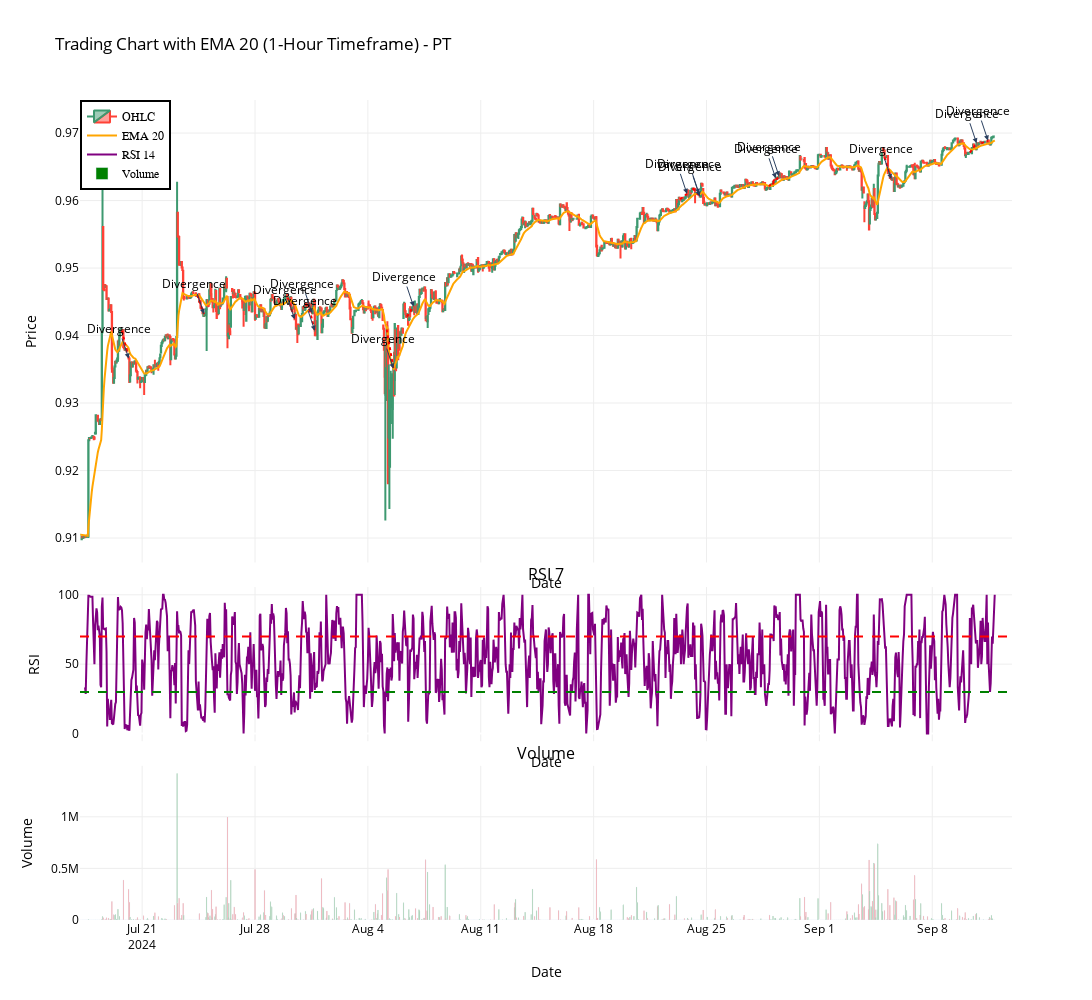
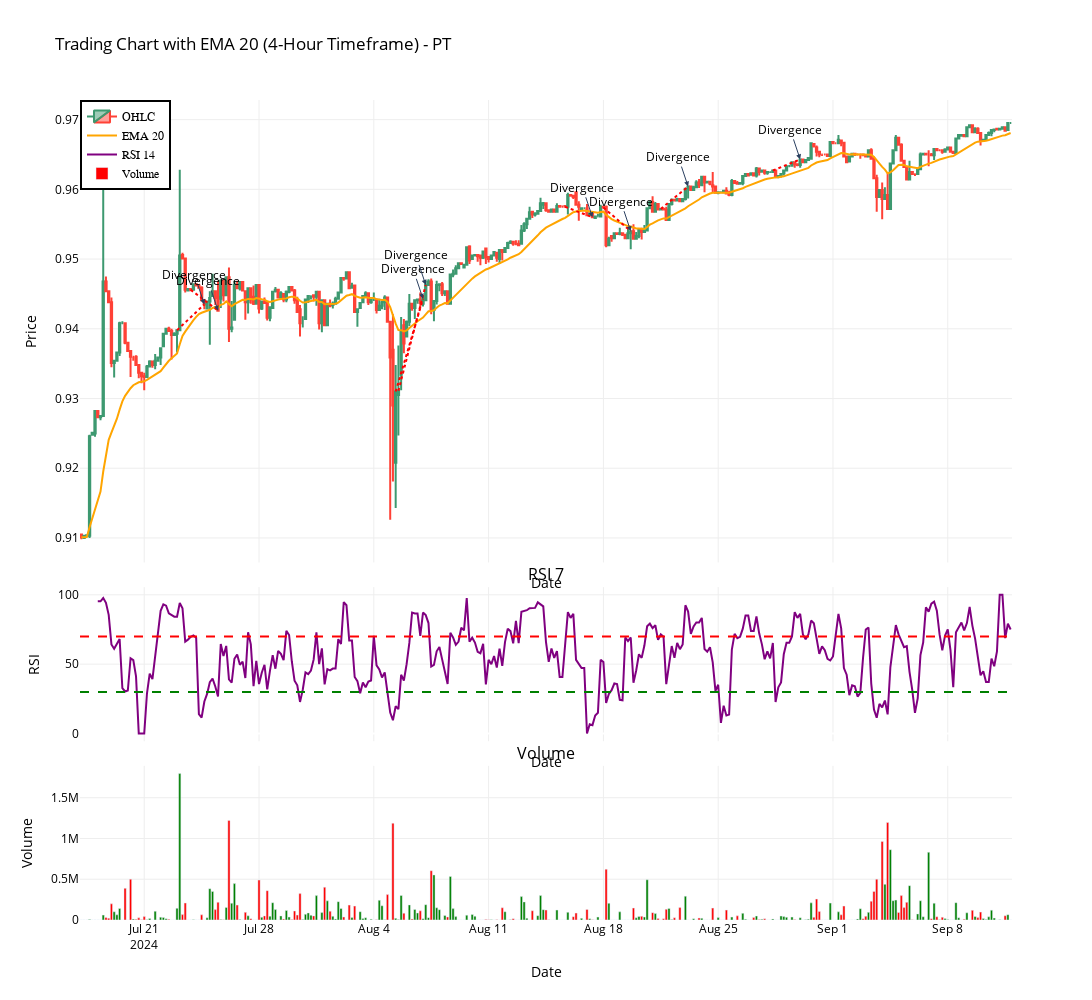
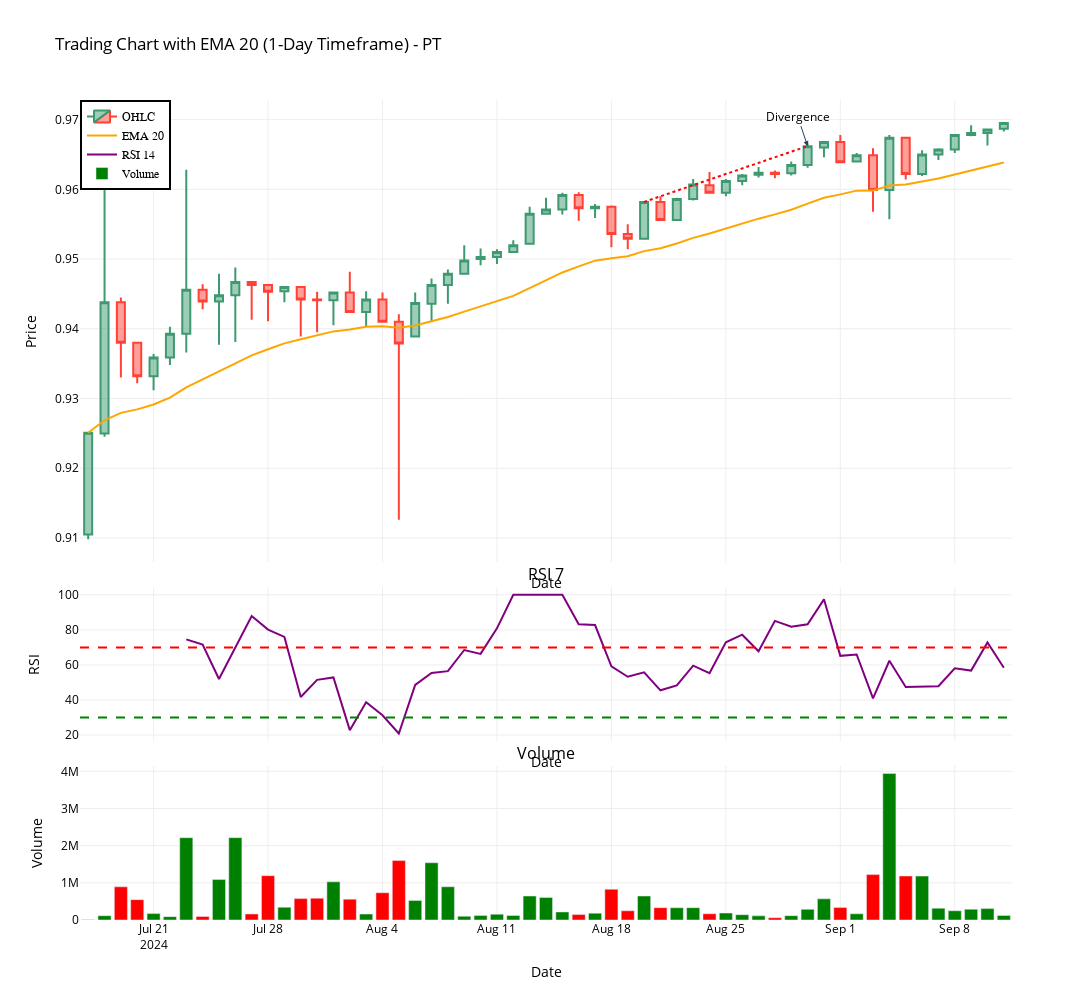

Write notebook code for charts like these, in order.
### Code cell
def calculate_ema(data, period = 20):
    return data.ewm(span=period, adjust=False).mean()

def calculate_rsi(data, period=7):
    delta = data.diff()
    gain = (delta.where(delta > 0, 0)).rolling(window=period).mean()
    loss = (-delta.where(delta < 0, 0)).rolling(window=period).mean()
    rs = gain / loss
    return 100 - (100 / (1 + rs))

def detect_divergence(price, rsi, window=5, forward_window=5):
    divergences = []
    for i in range(window, len(price) - forward_window):
        price_window = price[i-window:i+1]
        rsi_window = rsi[i-window:i+1]
        
        price_forward = price[i+2:i+1+forward_window]  # Start 2 periods later
        rsi_forward = rsi[i+2:i+1+forward_window]  # Start 2 periods later
        
        # Check if RSI is within the valid range (5 <= RSI <= 95)
        if 5 <= rsi_window.iloc[-1] <= 95:
            if price_window.iloc[-1] > price_window.iloc[:-1].max():  # New high in price
                if rsi_window.iloc[-1] <= rsi_window.iloc[:-1].max():  # Not a new high in RSI
                    if len(price_forward) >= 2 and price_forward.max() > price_window.iloc[-1]:  # Price continues to make new highs
                        if rsi_forward.max() <= rsi_window.iloc[-1]:  # RSI doesn't make new highs
                            if rsi_window.iloc[-1] > 65:  # RSI is above 65
                                divergences.append((i))
            
            elif price_window.iloc[-1] < price_window.iloc[:-1].min():  # New low in price
                if rsi_window.iloc[-1] >= rsi_window.iloc[:-1].min():  # Not a new low in RSI
                    if len(price_forward) >= 2 and price_forward.min() < price_window.iloc[-1]:  # Price continues to make new lows
                        if rsi_forward.min() >= rsi_window.iloc[-1]:  # RSI doesn't make new lows
                            if rsi_window.iloc[-1] < 35:  # RSI is below 35
                                divergences.append((i))
    
    return divergences
def create_chart(df, title):
    # Calculate EMA 20 and RSI 14
    df['EMA20'] = calculate_ema(df['Close'], 20)
    df['RSI7'] = calculate_rsi(df['Close'], 7)
    
    # Detect divergences
    divergences = detect_divergence(df['Close'], df['RSI7'])

    fig = make_subplots(rows=3, cols=1, shared_xaxes=True, 
                        vertical_spacing=0.03, subplot_titles=('', 'RSI 7', 'Volume'), 
                        row_heights=[0.6, 0.2, 0.2])

    # Add OHLC candlesticks
    fig.add_trace(go.Candlestick(
        x=df.index,
        open=df['Open'],
        high=df['High'],
        low=df['Low'],
        close=df['Close'],
        name='OHLC'
    ), row=1, col=1)

    # Add EMA 20
    fig.add_trace(go.Scatter(
        x=df.index,
        y=df['EMA20'],
        line=dict(color='orange', width=2),
        name='EMA 20'
    ), row=1, col=1)

    # Add RSI 14
    fig.add_trace(go.Scatter(
        x=df.index,
        y=df['RSI7'],
        line=dict(color='purple', width=2),
        name='RSI 14'
    ), row=2, col=1)

    # Add RSI overbought/oversold lines
    fig.add_hline(y=70, line_dash="dash", line_color="red", row=2, col=1)
    fig.add_hline(y=30, line_dash="dash", line_color="green", row=2, col=1)

    # Add volume bars
    colors = ['red' if row['Open'] > row['Close'] else 'green' for index, row in df.iterrows()]
    fig.add_trace(go.Bar(
        x=df.index, 
        y=df['Volume'],
        marker_color=colors,
        name='Volume'
    ), row=3, col=1)

    # Add divergence markers
    for div in divergences:
        fig.add_shape(
            type="line",
            x0=df.index[div-10], y0=df['Close'].iloc[div-10],
            x1=df.index[div], y1=df['Close'].iloc[div],
            line=dict(color="red", width=2, dash="dot"),
            row=1, col=1
        )
        fig.add_annotation(
            x=df.index[div], y=df['Close'].iloc[div],
            text="Divergence",
            showarrow=True,
            arrowhead=2,
            row=1, col=1
        )

    # Update layout
    fig.update_layout(
        title=title,
        height=1000,
        width=1200,
        showlegend=True,
        paper_bgcolor='white',
        plot_bgcolor='white',
        font=dict(color='black'),
        xaxis=dict(
            title='Date',
            gridcolor='#EEEEEE',
            rangeslider=dict(visible=False)
        ),
        xaxis2=dict(
            title='Date',
            gridcolor='#EEEEEE'
        ),
        xaxis3=dict(
            title='Date',
            gridcolor='#EEEEEE'
        ),
        legend=dict(
            x=0,
            y=1,
            traceorder="normal",
            font=dict(
                family="sans-serif",
                size=12,
                color="black"
            ),
            bgcolor="white",
            bordercolor="black",
            borderwidth=2
        )
    )

    fig.update_yaxes(title_text='Price', row=1, col=1, gridcolor='#EEEEEE')
    fig.update_yaxes(title_text='RSI', row=2, col=1, gridcolor='#EEEEEE')
    fig.update_yaxes(title_text='Volume', row=3, col=1, gridcolor='#EEEEEE')

    return fig

def resample_to_daily(df):
    """Resample the DataFrame to daily timeframe."""
    return df.resample('1D').agg({
        'Open': 'first',
        'High': 'max',
        'Low': 'min',
        'Close': 'last',
        'Volume': 'sum'
    })

def resample_to_4h(df):
    """Resample the DataFrame to daily timeframe."""
    return df.resample('4H').agg({
        'Open': 'first',
        'High': 'max',
        'Low': 'min',
        'Close': 'last',
        'Volume': 'sum'
    })

def create_and_save_charts(df, base_filename):
    """Create and save both 1-hour and 1-day charts."""
    # Prepare the DataFrame
    df = prepare_dataframe(df)

    # Create 1-hour timeframe chart with EMA
    fig_1h = create_chart(df, f'Trading Chart with EMA 20 (1-Hour Timeframe) - {base_filename}')

    # Resample to 1-day timeframe
    df_1d = resample_to_daily(df)

    # Resample to 1-day timeframe
    df_4h = resample_to_4h(df)

    # Create 1-day timeframe chart with EMA
    fig_1d = create_chart(df_1d, f'Trading Chart with EMA 20 (1-Day Timeframe) - {base_filename}')

    # Create 4-hour timeframe chart with EMA
    fig_4h = create_chart(df_4h, f'Trading Chart with EMA 20 (4-Hour Timeframe) - {base_filename}')

    # Show both charts
    fig_1h.show()
    fig_4h.show()
    fig_1d.show()
    # Save the charts to HTML files
    fig_1h.write_html(f"trading_chart_with_ema20_1h_{base_filename}.html")
    fig_1d.write_html(f"trading_chart_with_ema20_1d_{base_filename}.html")
    fig_4h.write_html(f"trading_chart_with_ema20_4h_{base_filename}.html")
    print(f"Charts saved as 'trading_chart_with_ema20_1h_{base_filename}.html' and 'trading_chart_with_ema20_1d_{base_filename}.html'.")

create_and_save_charts(df, "PT")

### Figure 1 — Plotly figure (JSON) as saved in the notebook; plotly's stock layout.template omitted (floating-point values rounded to 4 significant figures; data arrays with more than 128 entries replaced by an {"elided": "..."} marker saying what was removed)
{"data": [{"close": {"elided": "1361 float values"}, "high": {"elided": "1361 float values"}, "low": {"elided": "1361 float values"}, "name": "OHLC", "open": {"elided": "1361 float values"}, "type": "candlestick", "x": {"elided": "1361 str values"}, "xaxis": "x", "yaxis": "y"}, {"line": {"color": "orange", "width": 2}, "name": "EMA 20", "type": "scatter", "x": {"elided": "1361 str values"}, "xaxis": "x", "y": {"elided": "1361 float values"}, "yaxis": "y"}, {"line": {"color": "purple", "width": 2}, "name": "RSI 14", "type": "scatter", "x": {"elided": "1361 str values"}, "xaxis": "x2", "y": {"elided": "1361 float values"}, "yaxis": "y2"}, {"marker": {"color": {"elided": "1361 str values"}}, "name": "Volume", "type": "bar", "x": {"elided": "1361 str values"}, "xaxis": "x3", "y": {"elided": "1361 float values"}, "yaxis": "y3"}], "layout": {"annotations": [{"font": {"size": 16}, "showarrow": false, "text": "RSI 7", "x": 0.5, "xanchor": "center", "xref": "paper", "y": 0.406, "yanchor": "bottom", "yref": "paper"}, {"font": {"size": 16}, "showarrow": false, "text": "Volume", "x": 0.5, "xanchor": "center", "xref": "paper", "y": 0.188, "yanchor": "bottom", "yref": "paper"}, {"arrowhead": 2, "showarrow": true, "text": "Divergence", "x": "2024-07-20T04:00:00", "xref": "x", "y": 0.9366, "yref": "y"}, {"arrowhead": 2, "showarrow": true, "text": "Divergence", "x": "2024-07-24T20:00:00", "xref": "x", "y": 0.9432, "yref": "y"}, {"arrowhead": 2, "showarrow": true, "text": "Divergence", "x": "2024-07-30T11:00:00", "xref": "x", "y": 0.9424, "yref": "y"}, {"arrowhead": 2, "showarrow": true, "text": "Divergence", "x": "2024-07-31T13:00:00", "xref": "x", "y": 0.9433, "yref": "y"}, {"arrowhead": 2, "showarrow": true, "text": "Divergence", "x": "2024-07-31T17:00:00", "xref": "x", "y": 0.9407, "yref": "y"}, {"arrowhead": 2, "showarrow": true, "text": "Divergence", "x": "2024-08-05T14:00:00", "xref": "x", "y": 0.9351, "yref": "y"}, {"arrowhead": 2, "showarrow": true, "text": "Divergence", "x": "2024-08-06T20:00:00", "xref": "x", "y": 0.9443, "yref": "y"}, {"arrowhead": 2, "showarrow": true, "text": "Divergence", "x": "2024-08-23T19:00:00", "xref": "x", "y": 0.961, "yref": "y"}, {"arrowhead": 2, "showarrow": true, "text": "Divergence", "x": "2024-08-24T13:00:00", "xref": "x", "y": 0.961, "yref": "y"}, {"arrowhead": 2, "showarrow": true, "text": "Divergence", "x": "2024-08-24T14:00:00", "xref": "x", "y": 0.9606, "yref": "y"}, {"arrowhead": 2, "showarrow": true, "text": "Divergence", "x": "2024-08-29T07:00:00", "xref": "x", "y": 0.9633, "yref": "y"}, {"arrowhead": 2, "showarrow": true, "text": "Divergence", "x": "2024-08-29T12:00:00", "xref": "x", "y": 0.9636, "yref": "y"}, {"arrowhead": 2, "showarrow": true, "text": "Divergence", "x": "2024-09-05T11:00:00", "xref": "x", "y": 0.9632, "yref": "y"}, {"arrowhead": 2, "showarrow": true, "text": "Divergence", "x": "2024-09-10T18:00:00", "xref": "x", "y": 0.9685, "yref": "y"}, {"arrowhead": 2, "showarrow": true, "text": "Divergence", "x": "2024-09-11T11:00:00", "xref": "x", "y": 0.9689, "yref": "y"}], "font": {"color": "black"}, "height": 1000, "legend": {"bgcolor": "white", "bordercolor": "black", "borderwidth": 2, "font": {"color": "black", "family": "sans-serif", "size": 12}, "traceorder": "normal", "x": 0, "y": 1}, "paper_bgcolor": "white", "plot_bgcolor": "white", "shapes": [{"line": {"color": "red", "dash": "dash"}, "type": "line", "x0": 0, "x1": 1, "xref": "x2 domain", "y0": 70, "y1": 70, "yref": "y2"}, {"line": {"color": "green", "dash": "dash"}, "type": "line", "x0": 0, "x1": 1, "xref": "x2 domain", "y0": 30, "y1": 30, "yref": "y2"}, {"line": {"color": "red", "dash": "dot", "width": 2}, "type": "line", "x0": "2024-07-19T18:00:00", "x1": "2024-07-20T04:00:00", "xref": "x", "y0": 0.9407, "y1": 0.9366, "yref": "y"}, {"line": {"color": "red", "dash": "dot", "width": 2}, "type": "line", "x0": "2024-07-24T10:00:00", "x1": "2024-07-24T20:00:00", "xref": "x", "y0": 0.946, "y1": 0.9432, "yref": "y"}, {"line": {"color": "red", "dash": "dot", "width": 2}, "type": "line", "x0": "2024-07-30T01:00:00", "x1": "2024-07-30T11:00:00", "xref": "x", "y0": 0.9456, "y1": 0.9424, "yref": "y"}, {"line": {"color": "red", "dash": "dot", "width": 2}, "type": "line", "x0": "2024-07-31T03:00:00", "x1": "2024-07-31T13:00:00", "xref": "x", "y0": 0.9447, "y1": 0.9433, "yref": "y"}, {"line": {"color": "red", "dash": "dot", "width": 2}, "type": "line", "x0": "2024-07-31T07:00:00", "x1": "2024-07-31T17:00:00", "xref": "x", "y0": 0.9447, "y1": 0.9407, "yref": "y"}, {"line": {"color": "red", "dash": "dot", "width": 2}, "type": "line", "x0": "2024-08-05T04:00:00", "x1": "2024-08-05T14:00:00", "xref": "x", "y0": 0.9409, "y1": 0.9351, "yref": "y"}, {"line": {"color": "red", "dash": "dot", "width": 2}, "type": "line", "x0": "2024-08-06T10:00:00", "x1": "2024-08-06T20:00:00", "xref": "x", "y0": 0.9428, "y1": 0.9443, "yref": "y"}, {"line": {"color": "red", "dash": "dot", "width": 2}, "type": "line", "x0": "2024-08-23T09:00:00", "x1": "2024-08-23T19:00:00", "xref": "x", "y0": 0.9602, "y1": 0.961, "yref": "y"}, {"line": {"color": "red", "dash": "dot", "width": 2}, "type": "line", "x0": "2024-08-24T03:00:00", "x1": "2024-08-24T13:00:00", "xref": "x", "y0": 0.9618, "y1": 0.961, "yref": "y"}, {"line": {"color": "red", "dash": "dot", "width": 2}, "type": "line", "x0": "2024-08-24T04:00:00", "x1": "2024-08-24T14:00:00", "xref": "x", "y0": 0.9618, "y1": 0.9606, "yref": "y"}, {"line": {"color": "red", "dash": "dot", "width": 2}, "type": "line", "x0": "2024-08-28T21:00:00", "x1": "2024-08-29T07:00:00", "xref": "x", "y0": 0.9621, "y1": 0.9633, "yref": "y"}, {"line": {"color": "red", "dash": "dot", "width": 2}, "type": "line", "x0": "2024-08-29T02:00:00", "x1": "2024-08-29T12:00:00", "xref": "x", "y0": 0.9624, "y1": 0.9636, "yref": "y"}, {"line": {"color": "red", "dash": "dot", "width": 2}, "type": "line", "x0": "2024-09-05T01:00:00", "x1": "2024-09-05T11:00:00", "xref": "x", "y0": 0.9664, "y1": 0.9632, "yref": "y"}, {"line": {"color": "red", "dash": "dot", "width": 2}, "type": "line", "x0": "2024-09-10T08:00:00", "x1": "2024-09-10T18:00:00", "xref": "x", "y0": 0.9671, "y1": 0.9685, "yref": "y"}, {"line": {"color": "red", "dash": "dot", "width": 2}, "type": "line", "x0": "2024-09-11T01:00:00", "x1": "2024-09-11T11:00:00", "xref": "x", "y0": 0.9685, "y1": 0.9689, "yref": "y"}], "showlegend": true, "title": {"text": "Trading Chart with EMA 20 (1-Hour Timeframe) - PT"}, "width": 1200, "xaxis": {"anchor": "y", "domain": [0, 1], "gridcolor": "#EEEEEE", "matches": "x3", "rangeslider": {"visible": false}, "showticklabels": false, "title": {"text": "Date"}}, "xaxis2": {"anchor": "y2", "domain": [0, 1], "gridcolor": "#EEEEEE", "matches": "x3", "showticklabels": false, "title": {"text": "Date"}}, "xaxis3": {"anchor": "y3", "domain": [0, 1], "gridcolor": "#EEEEEE", "title": {"text": "Date"}}, "yaxis": {"anchor": "x", "domain": [0.436, 1], "gridcolor": "#EEEEEE", "title": {"text": "Price"}}, "yaxis2": {"anchor": "x2", "domain": [0.218, 0.406], "gridcolor": "#EEEEEE", "title": {"text": "RSI"}}, "yaxis3": {"anchor": "x3", "domain": [0, 0.188], "gridcolor": "#EEEEEE", "title": {"text": "Volume"}}}}

### Figure 2 — Plotly figure (JSON) as saved in the notebook; plotly's stock layout.template omitted (floating-point values rounded to 4 significant figures; data arrays with more than 128 entries replaced by an {"elided": "..."} marker saying what was removed)
{"data": [{"close": {"elided": "341 float values"}, "high": {"elided": "341 float values"}, "low": {"elided": "341 float values"}, "name": "OHLC", "open": {"elided": "341 float values"}, "type": "candlestick", "x": {"elided": "341 str values"}, "xaxis": "x", "yaxis": "y"}, {"line": {"color": "orange", "width": 2}, "name": "EMA 20", "type": "scatter", "x": {"elided": "341 str values"}, "xaxis": "x", "y": {"elided": "341 float values"}, "yaxis": "y"}, {"line": {"color": "purple", "width": 2}, "name": "RSI 14", "type": "scatter", "x": {"elided": "341 str values"}, "xaxis": "x2", "y": {"elided": "341 float values"}, "yaxis": "y2"}, {"marker": {"color": {"elided": "341 str values"}}, "name": "Volume", "type": "bar", "x": {"elided": "341 str values"}, "xaxis": "x3", "y": {"elided": "341 float values"}, "yaxis": "y3"}], "layout": {"annotations": [{"font": {"size": 16}, "showarrow": false, "text": "RSI 7", "x": 0.5, "xanchor": "center", "xref": "paper", "y": 0.406, "yanchor": "bottom", "yref": "paper"}, {"font": {"size": 16}, "showarrow": false, "text": "Volume", "x": 0.5, "xanchor": "center", "xref": "paper", "y": 0.188, "yanchor": "bottom", "yref": "paper"}, {"arrowhead": 2, "showarrow": true, "text": "Divergence", "x": "2024-07-24T16:00:00", "xref": "x", "y": 0.9435, "yref": "y"}, {"arrowhead": 2, "showarrow": true, "text": "Divergence", "x": "2024-07-25T12:00:00", "xref": "x", "y": 0.9426, "yref": "y"}, {"arrowhead": 2, "showarrow": true, "text": "Divergence", "x": "2024-08-07T00:00:00", "xref": "x", "y": 0.9443, "yref": "y"}, {"arrowhead": 2, "showarrow": true, "text": "Divergence", "x": "2024-08-07T04:00:00", "xref": "x", "y": 0.9463, "yref": "y"}, {"arrowhead": 2, "showarrow": true, "text": "Divergence", "x": "2024-08-17T08:00:00", "xref": "x", "y": 0.956, "yref": "y"}, {"arrowhead": 2, "showarrow": true, "text": "Divergence", "x": "2024-08-19T16:00:00", "xref": "x", "y": 0.954, "yref": "y"}, {"arrowhead": 2, "showarrow": true, "text": "Divergence", "x": "2024-08-23T04:00:00", "xref": "x", "y": 0.9604, "yref": "y"}, {"arrowhead": 2, "showarrow": true, "text": "Divergence", "x": "2024-08-30T00:00:00", "xref": "x", "y": 0.9643, "yref": "y"}], "font": {"color": "black"}, "height": 1000, "legend": {"bgcolor": "white", "bordercolor": "black", "borderwidth": 2, "font": {"color": "black", "family": "sans-serif", "size": 12}, "traceorder": "normal", "x": 0, "y": 1}, "paper_bgcolor": "white", "plot_bgcolor": "white", "shapes": [{"line": {"color": "red", "dash": "dash"}, "type": "line", "x0": 0, "x1": 1, "xref": "x2 domain", "y0": 70, "y1": 70, "yref": "y2"}, {"line": {"color": "green", "dash": "dash"}, "type": "line", "x0": 0, "x1": 1, "xref": "x2 domain", "y0": 30, "y1": 30, "yref": "y2"}, {"line": {"color": "red", "dash": "dot", "width": 2}, "type": "line", "x0": "2024-07-23T00:00:00", "x1": "2024-07-24T16:00:00", "xref": "x", "y0": 0.9398, "y1": 0.9435, "yref": "y"}, {"line": {"color": "red", "dash": "dot", "width": 2}, "type": "line", "x0": "2024-07-23T20:00:00", "x1": "2024-07-25T12:00:00", "xref": "x", "y0": 0.9456, "y1": 0.9426, "yref": "y"}, {"line": {"color": "red", "dash": "dot", "width": 2}, "type": "line", "x0": "2024-08-05T08:00:00", "x1": "2024-08-07T00:00:00", "xref": "x", "y0": 0.931, "y1": 0.9443, "yref": "y"}, {"line": {"color": "red", "dash": "dot", "width": 2}, "type": "line", "x0": "2024-08-05T12:00:00", "x1": "2024-08-07T04:00:00", "xref": "x", "y0": 0.9311, "y1": 0.9463, "yref": "y"}, {"line": {"color": "red", "dash": "dot", "width": 2}, "type": "line", "x0": "2024-08-15T16:00:00", "x1": "2024-08-17T08:00:00", "xref": "x", "y0": 0.9575, "y1": 0.956, "yref": "y"}, {"line": {"color": "red", "dash": "dot", "width": 2}, "type": "line", "x0": "2024-08-18T00:00:00", "x1": "2024-08-19T16:00:00", "xref": "x", "y0": 0.9574, "y1": 0.954, "yref": "y"}, {"line": {"color": "red", "dash": "dot", "width": 2}, "type": "line", "x0": "2024-08-21T12:00:00", "x1": "2024-08-23T04:00:00", "xref": "x", "y0": 0.9572, "y1": 0.9604, "yref": "y"}, {"line": {"color": "red", "dash": "dot", "width": 2}, "type": "line", "x0": "2024-08-28T08:00:00", "x1": "2024-08-30T00:00:00", "xref": "x", "y0": 0.9627, "y1": 0.9643, "yref": "y"}], "showlegend": true, "title": {"text": "Trading Chart with EMA 20 (4-Hour Timeframe) - PT"}, "width": 1200, "xaxis": {"anchor": "y", "domain": [0, 1], "gridcolor": "#EEEEEE", "matches": "x3", "rangeslider": {"visible": false}, "showticklabels": false, "title": {"text": "Date"}}, "xaxis2": {"anchor": "y2", "domain": [0, 1], "gridcolor": "#EEEEEE", "matches": "x3", "showticklabels": false, "title": {"text": "Date"}}, "xaxis3": {"anchor": "y3", "domain": [0, 1], "gridcolor": "#EEEEEE", "title": {"text": "Date"}}, "yaxis": {"anchor": "x", "domain": [0.436, 1], "gridcolor": "#EEEEEE", "title": {"text": "Price"}}, "yaxis2": {"anchor": "x2", "domain": [0.218, 0.406], "gridcolor": "#EEEEEE", "title": {"text": "RSI"}}, "yaxis3": {"anchor": "x3", "domain": [0, 0.188], "gridcolor": "#EEEEEE", "title": {"text": "Volume"}}}}

### Figure 3 — Plotly figure (JSON) as saved in the notebook; plotly's stock layout.template omitted (floating-point values rounded to 4 significant figures)
{"data": [{"close": [0.9251, 0.9438, 0.938, 0.9332, 0.9359, 0.9393, 0.9456, 0.9439, 0.9448, 0.9467, 0.9463, 0.9453, 0.946, 0.9442, 0.9441, 0.9452, 0.9424, 0.9442, 0.941, 0.9379, 0.9437, 0.9463, 0.9479, 0.9498, 0.9503, 0.951, 0.952, 0.9565, 0.9571, 0.9592, 0.9573, 0.9575, 0.9536, 0.9529, 0.9582, 0.9556, 0.9586, 0.9607, 0.9595, 0.9612, 0.962, 0.9624, 0.9622, 0.9635, 0.9662, 0.9668, 0.9639, 0.9649, 0.9599, 0.9674, 0.9622, 0.965, 0.9657, 0.9678, 0.9681, 0.9686, 0.9695], "high": [0.9251, 0.9623, 0.9445, 0.938, 0.9364, 0.9403, 0.9628, 0.9464, 0.9479, 0.9488, 0.9467, 0.9463, 0.946, 0.946, 0.9453, 0.9453, 0.9482, 0.9454, 0.9452, 0.9421, 0.9452, 0.9472, 0.9485, 0.952, 0.9515, 0.9514, 0.9527, 0.9575, 0.9588, 0.9595, 0.9596, 0.9579, 0.9577, 0.955, 0.9582, 0.959, 0.9588, 0.9615, 0.9625, 0.9615, 0.9622, 0.9632, 0.9627, 0.964, 0.9666, 0.9668, 0.9678, 0.9652, 0.9659, 0.9678, 0.9675, 0.9656, 0.9659, 0.9679, 0.9692, 0.9686, 0.9695], "low": [0.9098, 0.9245, 0.933, 0.9322, 0.9312, 0.9348, 0.9366, 0.9428, 0.9377, 0.9381, 0.9413, 0.9411, 0.9438, 0.9389, 0.9395, 0.9405, 0.9424, 0.9403, 0.941, 0.9126, 0.9389, 0.9411, 0.9436, 0.9478, 0.9491, 0.9493, 0.9509, 0.9522, 0.9565, 0.9564, 0.9555, 0.9559, 0.9517, 0.9514, 0.9528, 0.9556, 0.9556, 0.9584, 0.9594, 0.959, 0.9606, 0.9617, 0.9616, 0.962, 0.9631, 0.9646, 0.9639, 0.964, 0.9568, 0.9557, 0.9614, 0.9619, 0.9642, 0.9652, 0.9676, 0.9663, 0.9683], "name": "OHLC", "open": [0.9105, 0.925, 0.9438, 0.938, 0.9332, 0.9359, 0.9393, 0.9456, 0.9439, 0.9448, 0.9467, 0.9463, 0.9454, 0.946, 0.9442, 0.9441, 0.9452, 0.9424, 0.9442, 0.941, 0.9389, 0.9436, 0.9463, 0.9479, 0.95, 0.9503, 0.951, 0.9522, 0.9565, 0.9571, 0.9592, 0.9573, 0.9575, 0.9536, 0.9529, 0.9582, 0.9556, 0.9586, 0.9606, 0.9595, 0.9612, 0.9621, 0.9624, 0.9623, 0.9635, 0.966, 0.9668, 0.964, 0.9649, 0.9599, 0.9674, 0.9622, 0.965, 0.9657, 0.9678, 0.9681, 0.9687], "type": "candlestick", "x": ["2024-07-17T00:00:00", "2024-07-18T00:00:00", "2024-07-19T00:00:00", "2024-07-20T00:00:00", "2024-07-21T00:00:00", "2024-07-22T00:00:00", "2024-07-23T00:00:00", "2024-07-24T00:00:00", "2024-07-25T00:00:00", "2024-07-26T00:00:00", "2024-07-27T00:00:00", "2024-07-28T00:00:00", "2024-07-29T00:00:00", "2024-07-30T00:00:00", "2024-07-31T00:00:00", "2024-08-01T00:00:00", "2024-08-02T00:00:00", "2024-08-03T00:00:00", "2024-08-04T00:00:00", "2024-08-05T00:00:00", "2024-08-06T00:00:00", "2024-08-07T00:00:00", "2024-08-08T00:00:00", "2024-08-09T00:00:00", "2024-08-10T00:00:00", "2024-08-11T00:00:00", "2024-08-12T00:00:00", "2024-08-13T00:00:00", "2024-08-14T00:00:00", "2024-08-15T00:00:00", "2024-08-16T00:00:00", "2024-08-17T00:00:00", "2024-08-18T00:00:00", "2024-08-19T00:00:00", "2024-08-20T00:00:00", "2024-08-21T00:00:00", "2024-08-22T00:00:00", "2024-08-23T00:00:00", "2024-08-24T00:00:00", "2024-08-25T00:00:00", "2024-08-26T00:00:00", "2024-08-27T00:00:00", "2024-08-28T00:00:00", "2024-08-29T00:00:00", "2024-08-30T00:00:00", "2024-08-31T00:00:00", "2024-09-01T00:00:00", "2024-09-02T00:00:00", "2024-09-03T00:00:00", "2024-09-04T00:00:00", "2024-09-05T00:00:00", "2024-09-06T00:00:00", "2024-09-07T00:00:00", "2024-09-08T00:00:00", "2024-09-09T00:00:00", "2024-09-10T00:00:00", "2024-09-11T00:00:00"], "xaxis": "x", "yaxis": "y"}, {"line": {"color": "orange", "width": 2}, "name": "EMA 20", "type": "scatter", "x": ["2024-07-17T00:00:00", "2024-07-18T00:00:00", "2024-07-19T00:00:00", "2024-07-20T00:00:00", "2024-07-21T00:00:00", "2024-07-22T00:00:00", "2024-07-23T00:00:00", "2024-07-24T00:00:00", "2024-07-25T00:00:00", "2024-07-26T00:00:00", "2024-07-27T00:00:00", "2024-07-28T00:00:00", "2024-07-29T00:00:00", "2024-07-30T00:00:00", "2024-07-31T00:00:00", "2024-08-01T00:00:00", "2024-08-02T00:00:00", "2024-08-03T00:00:00", "2024-08-04T00:00:00", "2024-08-05T00:00:00", "2024-08-06T00:00:00", "2024-08-07T00:00:00", "2024-08-08T00:00:00", "2024-08-09T00:00:00", "2024-08-10T00:00:00", "2024-08-11T00:00:00", "2024-08-12T00:00:00", "2024-08-13T00:00:00", "2024-08-14T00:00:00", "2024-08-15T00:00:00", "2024-08-16T00:00:00", "2024-08-17T00:00:00", "2024-08-18T00:00:00", "2024-08-19T00:00:00", "2024-08-20T00:00:00", "2024-08-21T00:00:00", "2024-08-22T00:00:00", "2024-08-23T00:00:00", "2024-08-24T00:00:00", "2024-08-25T00:00:00", "2024-08-26T00:00:00", "2024-08-27T00:00:00", "2024-08-28T00:00:00", "2024-08-29T00:00:00", "2024-08-30T00:00:00", "2024-08-31T00:00:00", "2024-09-01T00:00:00", "2024-09-02T00:00:00", "2024-09-03T00:00:00", "2024-09-04T00:00:00", "2024-09-05T00:00:00", "2024-09-06T00:00:00", "2024-09-07T00:00:00", "2024-09-08T00:00:00", "2024-09-09T00:00:00", "2024-09-10T00:00:00", "2024-09-11T00:00:00"], "xaxis": "x", "y": [0.9251, 0.9269, 0.9279, 0.9284, 0.9292, 0.9301, 0.9316, 0.9328, 0.9339, 0.9351, 0.9362, 0.9371, 0.9379, 0.9385, 0.939, 0.9396, 0.9399, 0.9403, 0.9404, 0.9401, 0.9405, 0.941, 0.9417, 0.9425, 0.9432, 0.9439, 0.9447, 0.9458, 0.9469, 0.9481, 0.949, 0.9498, 0.9501, 0.9504, 0.9511, 0.9516, 0.9522, 0.953, 0.9537, 0.9544, 0.9551, 0.9558, 0.9564, 0.9571, 0.958, 0.9588, 0.9593, 0.9598, 0.9598, 0.9605, 0.9607, 0.9611, 0.9615, 0.9621, 0.9627, 0.9633, 0.9639], "yaxis": "y"}, {"line": {"color": "purple", "width": 2}, "name": "RSI 14", "type": "scatter", "x": ["2024-07-17T00:00:00", "2024-07-18T00:00:00", "2024-07-19T00:00:00", "2024-07-20T00:00:00", "2024-07-21T00:00:00", "2024-07-22T00:00:00", "2024-07-23T00:00:00", "2024-07-24T00:00:00", "2024-07-25T00:00:00", "2024-07-26T00:00:00", "2024-07-27T00:00:00", "2024-07-28T00:00:00", "2024-07-29T00:00:00", "2024-07-30T00:00:00", "2024-07-31T00:00:00", "2024-08-01T00:00:00", "2024-08-02T00:00:00", "2024-08-03T00:00:00", "2024-08-04T00:00:00", "2024-08-05T00:00:00", "2024-08-06T00:00:00", "2024-08-07T00:00:00", "2024-08-08T00:00:00", "2024-08-09T00:00:00", "2024-08-10T00:00:00", "2024-08-11T00:00:00", "2024-08-12T00:00:00", "2024-08-13T00:00:00", "2024-08-14T00:00:00", "2024-08-15T00:00:00", "2024-08-16T00:00:00", "2024-08-17T00:00:00", "2024-08-18T00:00:00", "2024-08-19T00:00:00", "2024-08-20T00:00:00", "2024-08-21T00:00:00", "2024-08-22T00:00:00", "2024-08-23T00:00:00", "2024-08-24T00:00:00", "2024-08-25T00:00:00", "2024-08-26T00:00:00", "2024-08-27T00:00:00", "2024-08-28T00:00:00", "2024-08-29T00:00:00", "2024-08-30T00:00:00", "2024-08-31T00:00:00", "2024-09-01T00:00:00", "2024-09-02T00:00:00", "2024-09-03T00:00:00", "2024-09-04T00:00:00", "2024-09-05T00:00:00", "2024-09-06T00:00:00", "2024-09-07T00:00:00", "2024-09-08T00:00:00", "2024-09-09T00:00:00", "2024-09-10T00:00:00", "2024-09-11T00:00:00"], "xaxis": "x2", "y": [null, null, null, null, null, null, 74.58, 71.66, 51.95, 70.05, 87.86, 80.13, 75.97, 41.67, 51.47, 52.86, 22.78, 38.71, 31.3, 20.86, 48.6, 55.39, 56.46, 68.5, 66.31, 80.86, 100, 100, 100, 100, 83.19, 82.73, 59.15, 53.24, 55.78, 45.51, 48.3, 59.55, 55.32, 72.89, 77.25, 67.8, 85.11, 81.82, 83.13, 97.4, 65.17, 65.93, 40.88, 62.38, 47.39, 47.6, 47.81, 58.02, 56.78, 72.77, 58.4], "yaxis": "y2"}, {"marker": {"color": ["green", "green", "red", "red", "green", "green", "green", "red", "green", "green", "red", "red", "green", "red", "red", "green", "red", "green", "red", "red", "green", "green", "green", "green", "green", "green", "green", "green", "green", "green", "red", "green", "red", "red", "green", "red", "green", "green", "red", "green", "green", "green", "red", "green", "green", "green", "red", "green", "red", "green", "red", "green", "green", "green", "green", "green", "green"]}, "name": "Volume", "type": "bar", "x": ["2024-07-17T00:00:00", "2024-07-18T00:00:00", "2024-07-19T00:00:00", "2024-07-20T00:00:00", "2024-07-21T00:00:00", "2024-07-22T00:00:00", "2024-07-23T00:00:00", "2024-07-24T00:00:00", "2024-07-25T00:00:00", "2024-07-26T00:00:00", "2024-07-27T00:00:00", "2024-07-28T00:00:00", "2024-07-29T00:00:00", "2024-07-30T00:00:00", "2024-07-31T00:00:00", "2024-08-01T00:00:00", "2024-08-02T00:00:00", "2024-08-03T00:00:00", "2024-08-04T00:00:00", "2024-08-05T00:00:00", "2024-08-06T00:00:00", "2024-08-07T00:00:00", "2024-08-08T00:00:00", "2024-08-09T00:00:00", "2024-08-10T00:00:00", "2024-08-11T00:00:00", "2024-08-12T00:00:00", "2024-08-13T00:00:00", "2024-08-14T00:00:00", "2024-08-15T00:00:00", "2024-08-16T00:00:00", "2024-08-17T00:00:00", "2024-08-18T00:00:00", "2024-08-19T00:00:00", "2024-08-20T00:00:00", "2024-08-21T00:00:00", "2024-08-22T00:00:00", "2024-08-23T00:00:00", "2024-08-24T00:00:00", "2024-08-25T00:00:00", "2024-08-26T00:00:00", "2024-08-27T00:00:00", "2024-08-28T00:00:00", "2024-08-29T00:00:00", "2024-08-30T00:00:00", "2024-08-31T00:00:00", "2024-09-01T00:00:00", "2024-09-02T00:00:00", "2024-09-03T00:00:00", "2024-09-04T00:00:00", "2024-09-05T00:00:00", "2024-09-06T00:00:00", "2024-09-07T00:00:00", "2024-09-08T00:00:00", "2024-09-09T00:00:00", "2024-09-10T00:00:00", "2024-09-11T00:00:00"], "xaxis": "x3", "y": [4876.0, 115800.0, 892900.0, 547300.0, 172000.0, 90390.0, 2215000.0, 92520.0, 1088000.0, 2216000.0, 162100.0, 1193000.0, 342800.0, 575600.0, 586100.0, 1027000.0, 560900.0, 160100.0, 734200.0, 1599000.0, 526300.0, 1541000.0, 893800.0, 100800.0, 123000.0, 156100.0, 120500.0, 645200.0, 606600.0, 216400.0, 146000.0, 183700.0, 827100.0, 247700.0, 645700.0, 331900.0, 329900.0, 331600.0, 167100.0, 186600.0, 142400.0, 111200.0, 61920.0, 116900.0, 286700.0, 569000.0, 335100.0, 166900.0, 1222000.0, 3941000.0, 1184000.0, 1182000.0, 316700.0, 248300.0, 290100.0, 306100.0, 121500.0], "yaxis": "y3"}], "layout": {"annotations": [{"font": {"size": 16}, "showarrow": false, "text": "RSI 7", "x": 0.5, "xanchor": "center", "xref": "paper", "y": 0.406, "yanchor": "bottom", "yref": "paper"}, {"font": {"size": 16}, "showarrow": false, "text": "Volume", "x": 0.5, "xanchor": "center", "xref": "paper", "y": 0.188, "yanchor": "bottom", "yref": "paper"}, {"arrowhead": 2, "showarrow": true, "text": "Divergence", "x": "2024-08-30T00:00:00", "xref": "x", "y": 0.9662, "yref": "y"}], "font": {"color": "black"}, "height": 1000, "legend": {"bgcolor": "white", "bordercolor": "black", "borderwidth": 2, "font": {"color": "black", "family": "sans-serif", "size": 12}, "traceorder": "normal", "x": 0, "y": 1}, "paper_bgcolor": "white", "plot_bgcolor": "white", "shapes": [{"line": {"color": "red", "dash": "dash"}, "type": "line", "x0": 0, "x1": 1, "xref": "x2 domain", "y0": 70, "y1": 70, "yref": "y2"}, {"line": {"color": "green", "dash": "dash"}, "type": "line", "x0": 0, "x1": 1, "xref": "x2 domain", "y0": 30, "y1": 30, "yref": "y2"}, {"line": {"color": "red", "dash": "dot", "width": 2}, "type": "line", "x0": "2024-08-20T00:00:00", "x1": "2024-08-30T00:00:00", "xref": "x", "y0": 0.9582, "y1": 0.9662, "yref": "y"}], "showlegend": true, "title": {"text": "Trading Chart with EMA 20 (1-Day Timeframe) - PT"}, "width": 1200, "xaxis": {"anchor": "y", "domain": [0, 1], "gridcolor": "#EEEEEE", "matches": "x3", "rangeslider": {"visible": false}, "showticklabels": false, "title": {"text": "Date"}}, "xaxis2": {"anchor": "y2", "domain": [0, 1], "gridcolor": "#EEEEEE", "matches": "x3", "showticklabels": false, "title": {"text": "Date"}}, "xaxis3": {"anchor": "y3", "domain": [0, 1], "gridcolor": "#EEEEEE", "title": {"text": "Date"}}, "yaxis": {"anchor": "x", "domain": [0.436, 1], "gridcolor": "#EEEEEE", "title": {"text": "Price"}}, "yaxis2": {"anchor": "x2", "domain": [0.218, 0.406], "gridcolor": "#EEEEEE", "title": {"text": "RSI"}}, "yaxis3": {"anchor": "x3", "domain": [0, 0.188], "gridcolor": "#EEEEEE", "title": {"text": "Volume"}}}}
